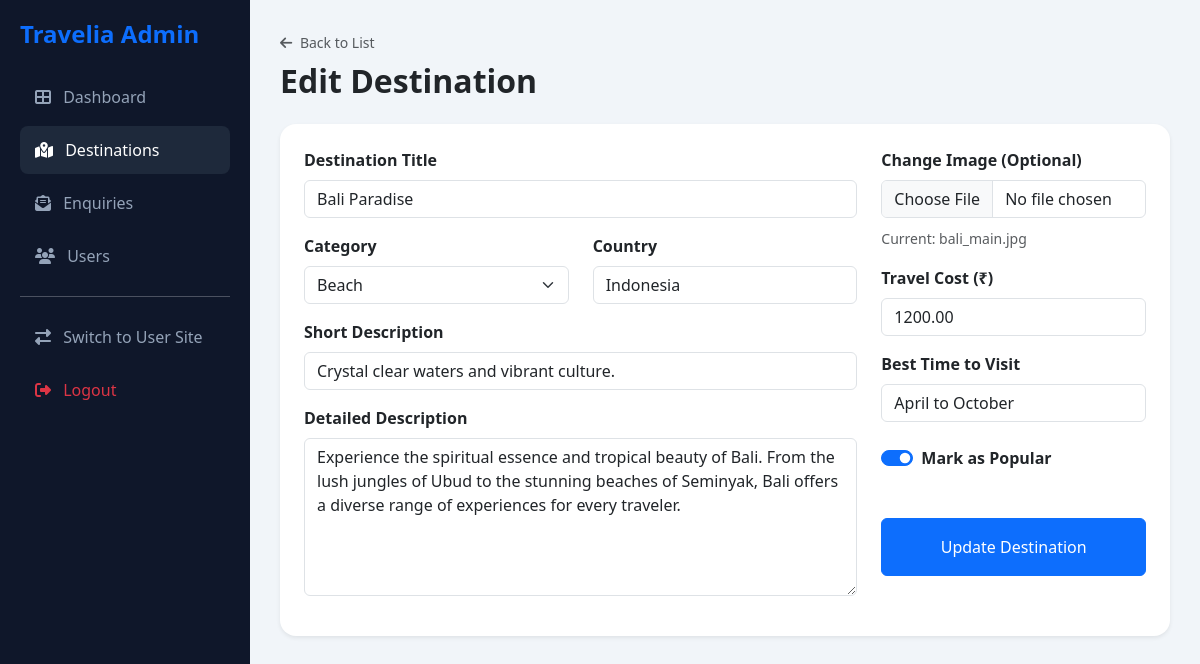
The app's page /admin/edit-destination.php?id=1 (signed in), older data.
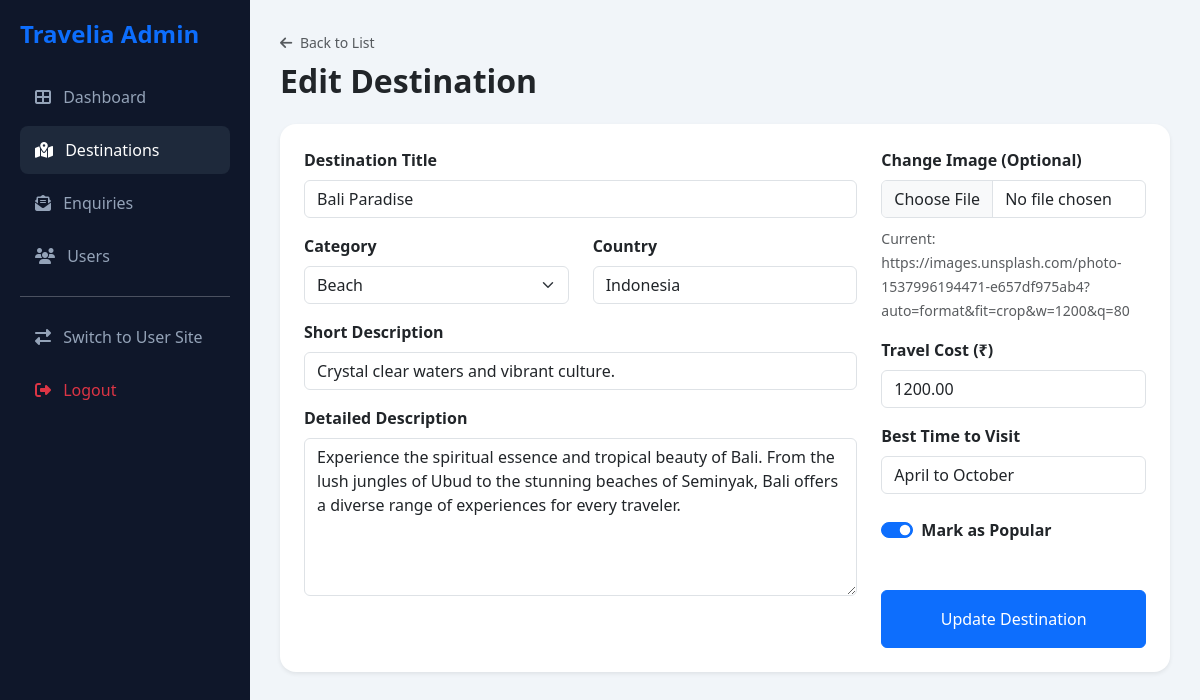
The same page, newer data.
### tables this page shows
CREATE TABLE `destinations` (
  `id` int(11) NOT NULL AUTO_INCREMENT,
  `title` varchar(255) NOT NULL,
  `category` varchar(100) NOT NULL,  
  `country` varchar(100) NOT NULL,
  `short_desc` text NOT NULL,
  `long_desc` longtext NOT NULL,
  `best_time` varchar(100) DEFAULT NULL,
  `travel_cost` decimal(10,2) DEFAULT NULL,
  `image_main` varchar(255) NOT NULL,
  `image_slider1` varchar(255) DEFAULT NULL,
  `image_slider2` varchar(255) DEFAULT NULL,
  `image_slider3` varchar(255) DEFAULT NULL,
  `location_map` text DEFAULT NULL,
  `attractions` text DEFAULT NULL,
  `hotels` text DEFAULT NULL,
  `is_popular` tinyint(1) DEFAULT 0,
  `rating` decimal(2,1) DEFAULT 4.5,
  `created_at` timestamp DEFAULT CURRENT_TIMESTAMP,
  PRIMARY KEY (`id`)
);

### includes/db_connect.php (called while the page is built, shortened)
<?php
function clean_input($data, $conn) {
    $data = trim($data);
    $data = stripslashes($data);
    $data = htmlspecialchars($data);
    return $conn->real_escape_string($data);
}
?>

### admin/edit-destination.php (the view, shortened to what the changed rows need)
<?php
require_once('../includes/db_connect.php');
$id = clean_input($_GET['id'], $conn);
$sql = "SELECT * FROM destinations WHERE id = $id";
$result = $conn->query($sql);
$dest = $result->fetch_assoc();
?>
<!DOCTYPE html>
<html lang="en">
<head>
    <link href="https://cdn.jsdelivr.net/npm/bootstrap@5.3.0/dist/css/bootstrap.min.css" rel="stylesheet">
    <link rel="stylesheet" href="https://cdnjs.cloudflare.com/ajax/libs/font-awesome/6.4.0/css/all.min.css">
</head>
<body>
    <div class="main-content">
        <div class="mb-4">
            <h2 class="fw-bold mt-2">Edit Destination</h2>
        </div>
        <div class="card border-0 shadow-sm rounded-4 p-4">
            <form action="" method="POST" enctype="multipart/form-data">
                <div class="row g-4">
                    <div class="col-md-8">
                        <div class="mb-3">
                            <label class="form-label fw-bold">Destination Title</label>
                            <input type="text" name="title" class="form-control" value="<?php echo $dest['title']; ?>" required>
                        </div>
                        <div class="row mb-3">
                            <div class="col-md-6">
                                <label class="form-label fw-bold">Category</label>
                                <select name="category" class="form-select" required>
                                    <option value="Beach" <?php echo $dest['category'] == 'Beach' ? 'selected' : ''; ?>>Beach</option>
                                </select>
                            </div>
                            <div class="col-md-6">
                                <label class="form-label fw-bold">Country</label>
                                <input type="text" name="country" class="form-control" value="<?php echo $dest['country']; ?>" required>
                            </div>
                        </div>
                        <div class="mb-3">
                            <label class="form-label fw-bold">Short Description</label>
                            <input type="text" name="short_desc" class="form-control" value="<?php echo $dest['short_desc']; ?>" required>
                        </div>
                        <div class="mb-3">
                            <label class="form-label fw-bold">Detailed Description</label>
                            <textarea name="long_desc" class="form-control" rows="6" required><?php echo $dest['long_desc']; ?></textarea>
                        </div>
                    </div>
                    <div class="col-md-4">
                        <div class="mb-3">
                            <div class="mt-2">
                                <small class="text-muted">Current: <?php echo $dest['image_main']; ?></small>
                            </div>
                        </div>
                        <div class="mb-3">
                            <label class="form-label fw-bold">Travel Cost (₹)</label>
                            <input type="number" name="travel_cost" class="form-control" step="0.01" value="<?php echo $dest['travel_cost']; ?>" required>
                        </div>
                        <div class="mb-3">
                            <label class="form-label fw-bold">Best Time to Visit</label>
                            <input type="text" name="best_time" class="form-control" value="<?php echo $dest['best_time']; ?>">
                        </div>
                        <div class="form-check form-switch mb-4 mt-4">
                            <input class="form-check-input" type="checkbox" name="is_popular" id="popularSwitch" <?php echo $dest['is_popular'] ? 'checked' : ''; ?>>
                            <label class="form-check-label fw-bold" for="popularSwitch">Mark as Popular</label>
                        </div>
                    </div>
                </div>
            </form>
        </div>
    </div>
</body>
</html>

Row changes from the older to the newer data that the page shows:
changed destinations "Bali Paradise": image_main "bali_main.jpg" → "https://images.unsplash.com/photo-1537996194471-e657df975ab4?auto=format&fit=crop&w=1200&q=80"
